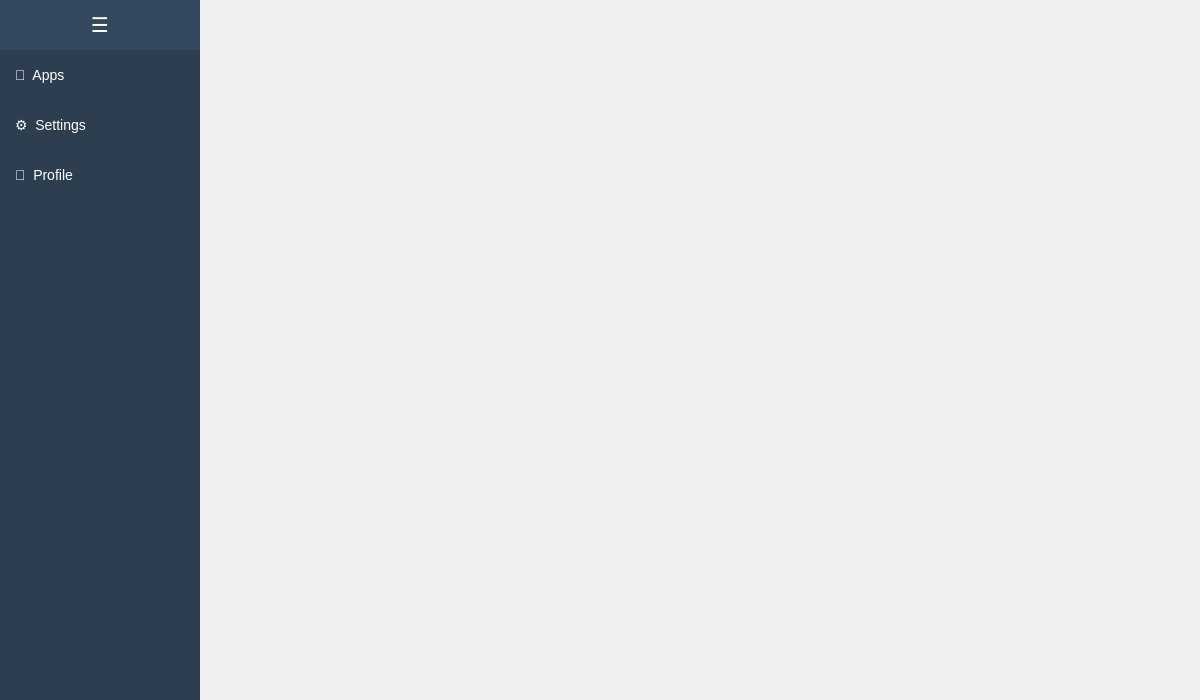
<?xml version="1.0" encoding="UTF-8"?>
<ui version="4.0">
 <class>MainWindow</class>
 <widget class="QMainWindow" name="MainWindow">
  <property name="geometry">
   <rect>
    <x>0</x>
    <y>0</y>
    <width>1200</width>
    <height>700</height>
   </rect>
  </property>
  <property name="windowTitle">
   <string>앱 런처</string>
  </property>
  <widget class="QWidget" name="centralwidget">
   <layout class="QHBoxLayout" name="horizontalLayout">
    <property name="spacing">
     <number>0</number>
    </property>
    <property name="leftMargin">
     <number>0</number>
    </property>
    <property name="topMargin">
     <number>0</number>
    </property>
    <property name="rightMargin">
     <number>0</number>
    </property>
    <property name="bottomMargin">
     <number>0</number>
    </property>
    <item>
     <widget class="QFrame" name="sidebar">
      <property name="minimumSize">
       <size>
        <width>200</width>
        <height>0</height>
       </size>
      </property>
      <property name="maximumSize">
       <size>
        <width>200</width>
        <height>16777215</height>
       </size>
      </property>
      <property name="styleSheet">
       <string notr="true">background-color: #2c3e50;</string>
      </property>
      <layout class="QVBoxLayout" name="sidebar_layout">
       <property name="spacing">
        <number>0</number>
       </property>
       <property name="leftMargin">
        <number>0</number>
       </property>
       <property name="topMargin">
        <number>0</number>
       </property>
       <property name="rightMargin">
        <number>0</number>
       </property>
       <property name="bottomMargin">
        <number>0</number>
       </property>
       <item>
        <widget class="QPushButton" name="toggle_btn">
         <property name="minimumSize">
          <size>
           <width>0</width>
           <height>50</height>
          </size>
         </property>
         <property name="maximumSize">
          <size>
           <width>16777215</width>
           <height>50</height>
          </size>
         </property>
         <property name="styleSheet">
          <string notr="true">QPushButton {
    background-color: #34495e;
    color: white;
    border: none;
    font-size: 20px;
}
QPushButton:hover {
    background-color: #3d566e;
}</string>
         </property>
         <property name="text">
          <string>☰</string>
         </property>
        </widget>
       </item>
       <item>
        <widget class="QPushButton" name="btn_apps">
         <property name="minimumSize">
          <size>
           <width>0</width>
           <height>50</height>
          </size>
         </property>
         <property name="styleSheet">
          <string notr="true">QPushButton {
    text-align: left;
    padding: 15px;
    border: none;
    background-color: transparent;
    color: white;
    font-size: 14px;
}
QPushButton:hover {
    background-color: rgba(255, 255, 255, 0.1);
}
QPushButton:checked {
    background-color: rgba(255, 255, 255, 0.2);
}</string>
         </property>
         <property name="text">
          <string>📱  Apps</string>
         </property>
         <property name="checkable">
          <bool>true</bool>
         </property>
        </widget>
       </item>
       <item>
        <widget class="QPushButton" name="btn_settings">
         <property name="minimumSize">
          <size>
           <width>0</width>
           <height>50</height>
          </size>
         </property>
         <property name="styleSheet">
          <string notr="true">QPushButton {
    text-align: left;
    padding: 15px;
    border: none;
    background-color: transparent;
    color: white;
    font-size: 14px;
}
QPushButton:hover {
    background-color: rgba(255, 255, 255, 0.1);
}
QPushButton:checked {
    background-color: rgba(255, 255, 255, 0.2);
}</string>
         </property>
         <property name="text">
          <string>⚙️  Settings</string>
         </property>
         <property name="checkable">
          <bool>true</bool>
         </property>
        </widget>
       </item>
       <item>
        <widget class="QPushButton" name="btn_profile">
         <property name="minimumSize">
          <size>
           <width>0</width>
           <height>50</height>
          </size>
         </property>
         <property name="styleSheet">
          <string notr="true">QPushButton {
    text-align: left;
    padding: 15px;
    border: none;
    background-color: transparent;
    color: white;
    font-size: 14px;
}
QPushButton:hover {
    background-color: rgba(255, 255, 255, 0.1);
}
QPushButton:checked {
    background-color: rgba(255, 255, 255, 0.2);
}</string>
         </property>
         <property name="text">
          <string>👤  Profile</string>
         </property>
         <property name="checkable">
          <bool>true</bool>
         </property>
        </widget>
       </item>
       <item>
        <spacer name="verticalSpacer">
         <property name="orientation">
          <enum>Qt::Vertical</enum>
         </property>
         <property name="sizeHint" stdset="0">
          <size>
           <width>20</width>
           <height>40</height>
          </size>
         </property>
        </spacer>
       </item>
      </layout>
     </widget>
    </item>
    <item>
     <widget class="QStackedWidget" name="content_stack">
      <property name="currentIndex">
       <number>0</number>
      </property>
      <widget class="QWidget" name="apps_page">
       <layout class="QVBoxLayout" name="apps_page_layout">
        <property name="spacing">
         <number>0</number>
        </property>
        <property name="leftMargin">
         <number>0</number>
        </property>
        <property name="topMargin">
         <number>0</number>
        </property>
        <property name="rightMargin">
         <number>0</number>
        </property>
        <property name="bottomMargin">
         <number>0</number>
        </property>
       </layout>
      </widget>
      <widget class="QWidget" name="settings_page">
       <layout class="QVBoxLayout" name="settings_layout">
        <item>
         <widget class="QLabel" name="settings_label">
          <property name="text">
           <string>설정 페이지</string>
          </property>
          <property name="alignment">
           <set>Qt::AlignCenter</set>
          </property>
         </widget>
        </item>
       </layout>
      </widget>
      <widget class="QWidget" name="profile_page">
       <layout class="QVBoxLayout" name="profile_layout">
        <item>
         <widget class="QLabel" name="profile_label">
          <property name="text">
           <string>프로필 페이지</string>
          </property>
          <property name="alignment">
           <set>Qt::AlignCenter</set>
          </property>
         </widget>
        </item>
       </layout>
      </widget>
      <widget class="QWidget" name="app_run_page">
       <layout class="QVBoxLayout" name="app_run_layout"/>
      </widget>
     </widget>
    </item>
   </layout>
  </widget>
 </widget>
 <resources/>
 <connections/>
</ui>
